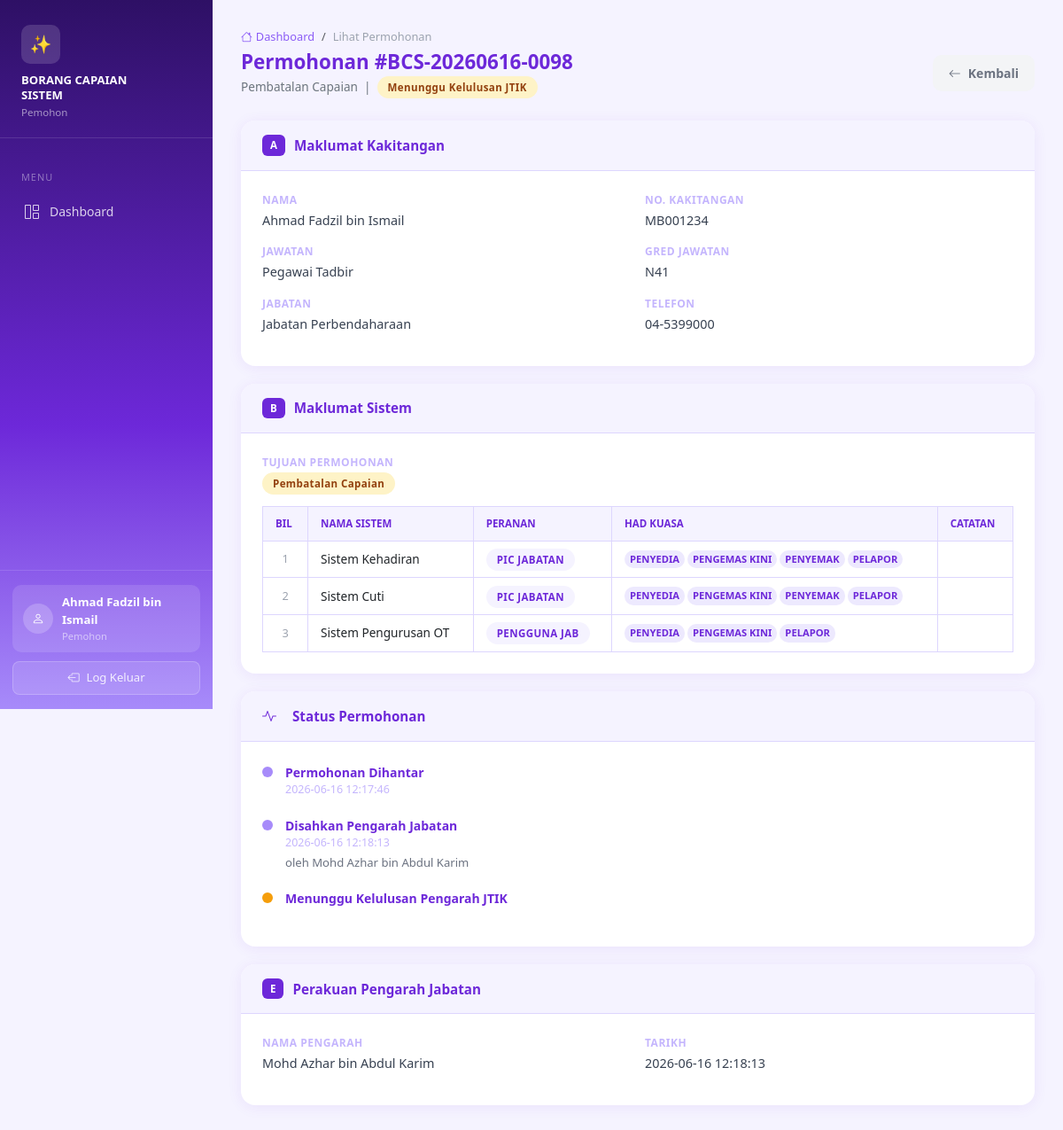
/view_permohonan.php?id=3 (signed in), run on the app's committed database.
### tables this page shows
CREATE TABLE `permohonan` (
    `id`                    INT AUTO_INCREMENT PRIMARY KEY,
    `no_rujukan`            VARCHAR(50) UNIQUE,
    `user_id`               INT NOT NULL,
    `nama`                  VARCHAR(255) NOT NULL,
    `no_kakitangan`         VARCHAR(50) NOT NULL,
    `jawatan`               VARCHAR(255) NOT NULL,
    `gred_jawatan`          VARCHAR(50) NOT NULL,
    `jabatan`               VARCHAR(255) NOT NULL,
    `telefon`               VARCHAR(50) NOT NULL,
    `tujuan`                VARCHAR(50) NOT NULL,
    `status`                VARCHAR(50) NOT NULL DEFAULT 'MENUNGGU_PENGARAH_JAB',
    `tarikh_pemohon`        DATETIME DEFAULT CURRENT_TIMESTAMP,
    `pengarah_jab_id`       INT,
    `nama_pengarah_jab`     VARCHAR(255),
    `tarikh_pengarah_jab`   DATETIME,
    `pengarah_jtik_id`      INT,
    `kelulusan_jtik`        VARCHAR(50),
    `alasan_jtik`           TEXT,
    `tarikh_jtik`           DATETIME,
    `it_pemberi_nama`       VARCHAR(255),
    `it_pemberi_cop`        VARCHAR(255),
    `it_penyemak_nama`      VARCHAR(255),
    `it_penyemak_cop`       VARCHAR(255),
    `tarikh_it`             DATETIME,
    `created_at`            DATETIME DEFAULT CURRENT_TIMESTAMP,
    FOREIGN KEY (`user_id`) REFERENCES `users`(`id`)
);

CREATE TABLE `permohonan_sistem` (
    `id`             INT AUTO_INCREMENT PRIMARY KEY,
    `permohonan_id`  INT NOT NULL,
    `bil`            INT NOT NULL,
    `nama_sistem`    VARCHAR(255) NOT NULL,
    `catatan`        TEXT,
    `peranan_sistem` VARCHAR(50) DEFAULT '',
    `penyedia`       TINYINT(1) DEFAULT 0,
    `pengemaskini`   TINYINT(1) DEFAULT 0,
    `penyemak`       TINYINT(1) DEFAULT 0,
    `pelapor`        TINYINT(1) DEFAULT 0,
    `pengesah`       TINYINT(1) DEFAULT 0,
    `pelulus`        TINYINT(1) DEFAULT 0,
    `penghapus`      TINYINT(1) DEFAULT 0,
    FOREIGN KEY (`permohonan_id`) REFERENCES `permohonan`(`id`)
);

### config.php (called while the page is built, shortened)
<?php
function statusLabel($status) {
    return match($status) {
        'MENUNGGU_PENYEMAK'     => 'Menunggu Penyemak',
        'MENUNGGU_PENGARAH_JAB' => 'Menunggu Pengarah Jabatan',
        'MENUNGGU_JTIK'         => 'Menunggu Kelulusan JTIK',
        'DILULUSKAN'            => 'Diluluskan',
        'TIDAK_DILULUSKAN'      => 'Tidak Diluluskan',
        'AKSES_DIBERIKAN'       => 'Akses Diberikan',
        default                 => $status,
    };
}
function statusClass($status) {
    return match($status) {
        'MENUNGGU_PENYEMAK'     => 'badge-secondary',
        'MENUNGGU_PENGARAH_JAB' => 'badge-warning',
        'MENUNGGU_JTIK'         => 'badge-info',
        'DILULUSKAN'            => 'badge-success',
        'TIDAK_DILULUSKAN'      => 'badge-danger',
        'AKSES_DIBERIKAN'       => 'badge-primary',
        default                 => 'badge-secondary',
    };
}
function fungsiLabel($fungsi) {
    return match($fungsi) {
        'penyedia'     => 'PENYEDIA',
        'pengemaskini' => 'PENGEMAS KINI',
        'penyemak'     => 'PENYEMAK',
        'pelapor'      => 'PELAPOR',
        'pengesah'     => 'PENGESAH',
        'pelulus'      => 'PELULUS',
        'penghapus'    => 'PENGHAPUS',
        default        => strtoupper($fungsi),
    };
}
function tujuanLabel($tujuan) {
    return match($tujuan) {
        'baru'       => 'Permohonan Baru',
        'kemaskini'  => 'Kemaskini Capaian',
        'pembatalan' => 'Pembatalan Capaian',
        default      => $tujuan,
    };
}

### view_permohonan.php (the view, shortened to what this page needs)
<?php
require_once __DIR__ . '/_includes.php';
$id = (int)($_GET['id'] ?? 0);
$db = getDB();
$perm = $db->prepare("SELECT p.*, u.username FROM permohonan p JOIN users u ON p.user_id=u.id WHERE p.id=?");
$perm->execute([$id]);
$r = $perm->fetch();
$sistemList = $db->prepare("SELECT * FROM permohonan_sistem WHERE permohonan_id=? ORDER BY bil");
$sistemList->execute([$id]);
$sistems = $sistemList->fetchAll();
$backUrl = match($_SESSION['role']) {
    'pengarah_jab'=>'dashboard_pengarah_jab.php','pengarah_jtik'=>'dashboard_pengarah_jtik.php','admin_it'=>'dashboard_admin_it.php',default=>'dashboard_pemohon.php'
};
?>
<!DOCTYPE html>
<html lang="ms">
<head>
    <link href="https://cdn.jsdelivr.net/npm/bootstrap@5.3.0/dist/css/bootstrap.min.css" rel="stylesheet">
    <link href="https://cdn.jsdelivr.net/npm/bootstrap-icons@1.11.0/font/bootstrap-icons.css" rel="stylesheet">
</head>
<body>
<div class="main-content">
    <div class="page-header">
        <nav aria-label="breadcrumb"><ol class="breadcrumb">
            <li class="breadcrumb-item"><a href="<?=$backUrl?>"><i class="bi bi-house me-1"></i>Dashboard</a></li>
            <li class="breadcrumb-item active">Lihat Permohonan</li>
        </ol></nav>
        <div style="display:flex;align-items:center;justify-content:space-between;flex-wrap:wrap;gap:10px">
            <div>
                <h4>Permohonan #<?= htmlspecialchars($r['no_rujukan'] ?? $r['id']) ?></h4>
                <p><?= tujuanLabel($r['tujuan']) ?> &nbsp;|&nbsp; <span class="badge-status <?= statusClass($r['status']) ?>"><?= statusLabel($r['status']) ?></span></p>
            </div>
            <a href="<?=$backUrl?>" class="btn-secondary-soft"><i class="bi bi-arrow-left"></i> Kembali</a>
        </div>
    </div>
    <div class="view-card">
        <div class="view-card-header"><span style="background:#6d28d9;color:#fff;font-size:0.72rem;font-weight:700;padding:3px 9px;border-radius:6px">A</span><h6>Maklumat Kakitangan</h6></div>
        <div class="view-card-body">
            <div class="info-row">
                <div class="info-item"><label>Nama</label><div class="val"><?= htmlspecialchars($r['nama']) ?></div></div>
                <div class="info-item"><label>No. Kakitangan</label><div class="val"><?= htmlspecialchars($r['no_kakitangan']) ?></div></div>
                <div class="info-item"><label>Jawatan</label><div class="val"><?= htmlspecialchars($r['jawatan']) ?></div></div>
                <div class="info-item"><label>Gred Jawatan</label><div class="val"><?= htmlspecialchars($r['gred_jawatan']) ?></div></div>
                <div class="info-item"><label>Jabatan</label><div class="val"><?= htmlspecialchars($r['jabatan']) ?></div></div>
                <div class="info-item"><label>Telefon</label><div class="val"><?= htmlspecialchars($r['telefon']) ?></div></div>
            </div>
        </div>
    </div>
    <div class="view-card">
        <div class="view-card-header"><span style="background:#6d28d9;color:#fff;font-size:0.72rem;font-weight:700;padding:3px 9px;border-radius:6px">B</span><h6>Maklumat Sistem</h6></div>
        <div class="view-card-body">
            <div class="info-item mb-3"><label>Tujuan Permohonan</label><div class="val"><span class="badge-status badge-info"><?= tujuanLabel($r['tujuan']) ?></span></div></div>
            <?php if (!empty($sistems)): ?>
            <div style="overflow-x:auto">
            <table class="sistem-table">
                <thead><tr><th>Bil</th><th>Nama Sistem</th><th>Peranan</th><th>Had Kuasa</th><th>Catatan</th></tr></thead>
                <tbody>
                <?php foreach($sistems as $s): ?>
                <tr>
                    <td style="text-align:center;color:#9ca3af;font-size:0.8rem"><?=$s['bil']?></td>
                    <td><?= htmlspecialchars($s['nama_sistem']) ?></td>
                    <td>
                        <?php if (!empty($s['peranan_sistem'])): ?>
                        <?php $pLabel = SENARAI_PERANAN[$s['peranan_sistem']] ?? strtoupper($s['peranan_sistem']); ?>
                        <span class="badge-status badge-primary"><?= htmlspecialchars($pLabel) ?></span>
                        <?php else: ?>
                        <span style="color:#d1d5db;font-size:0.8rem">—</span>
                        <?php endif; ?>
                    </td>
                    <td>
                        <div style="display:flex;flex-wrap:wrap;gap:3px">
                        <?php $anyHk = false; foreach(SENARAI_FUNGSI as $f): if ($s[$f] ?? 0): $anyHk = true; ?>
                        <span style="display:inline-block;font-size:0.7rem;padding:2px 6px;border-radius:10px;background:#ede9fe;color:#6d28d9;font-weight:600"><?= fungsiLabel($f) ?></span>
                        <?php endif; endforeach; ?>
                        </div>
                    </td>
                    <td style="color:#6b7280;font-size:0.82rem"><?= htmlspecialchars($s['catatan'] ?? '-') ?></td>
                </tr>
                <?php endforeach; ?>
                </tbody>
            </table>
            </div>
            <?php else: ?>
            <p style="color:#9ca3af;font-size:0.85rem"><i class="bi bi-info-circle me-1"></i>Tiada sistem dipilih (permohonan pembatalan).</p>
            <?php endif; ?>
        </div>
    </div>
    <div class="view-card">
        <div class="view-card-header"><i class="bi bi-activity me-2" style="color:#6d28d9"></i><h6>Status Permohonan</h6></div>
        <div class="view-card-body">
            <ul class="timeline">
                <li><div class="tl-dot done"></div><div class="tl-content"><div class="tl-title">Permohonan Dihantar</div><div class="tl-date"><?=$r['created_at']?></div></div></li>
                <?php if ($r['tarikh_pengarah_jab']): ?>
                <li><div class="tl-dot done"></div><div class="tl-content"><div class="tl-title">Disahkan Pengarah Jabatan</div><div class="tl-date"><?=$r['tarikh_pengarah_jab']?></div><?php if($r['nama_pengarah_jab']): ?><div class="tl-note">oleh <?= htmlspecialchars($r['nama_pengarah_jab']) ?></div><?php endif; ?></div></li>
                <?php elseif(in_array($r['status'],['MENUNGGU_PENGARAH_JAB'])): ?>
                <li><div class="tl-dot active"></div><div class="tl-content"><div class="tl-title">Menunggu Pengesahan Pengarah Jabatan</div></div></li>
                <?php endif; ?>
                <?php if ($r['tarikh_jtik']): ?>
                <li><div class="tl-dot <?=$r['kelulusan_jtik']==='DILULUSKAN'?'done':'tl-dot-danger'?>"></div>
                    <div class="tl-content">
                        <div class="tl-title"><?=$r['kelulusan_jtik']==='DILULUSKAN'?'Diluluskan Pengarah JTIK':'Tidak Diluluskan'?></div>
                        <div class="tl-date"><?=$r['tarikh_jtik']?></div>
                        <?php if($r['alasan_jtik']): ?><div class="tl-note">Alasan: <?= htmlspecialchars($r['alasan_jtik']) ?></div><?php endif; ?>
                    </div>
                </li>
                <?php elseif($r['status']==='MENUNGGU_JTIK'): ?>
                <li><div class="tl-dot active"></div><div class="tl-content"><div class="tl-title">Menunggu Kelulusan Pengarah JTIK</div></div></li>
                <?php endif; ?>
            </ul>
        </div>
    </div>
    <?php if ($r['tarikh_pengarah_jab']): ?>
    <div class="view-card">
        <div class="view-card-header"><span style="background:#6d28d9;color:#fff;font-size:0.72rem;font-weight:700;padding:3px 9px;border-radius:6px">E</span><h6>Perakuan Pengarah Jabatan</h6></div>
        <div class="view-card-body">
            <div class="info-row">
                <div class="info-item"><label>Nama Pengarah</label><div class="val"><?= htmlspecialchars($r['nama_pengarah_jab']) ?></div></div>
                <div class="info-item"><label>Tarikh</label><div class="val"><?= $r['tarikh_pengarah_jab'] ?></div></div>
            </div>
        </div>
    </div>
    <?php endif; ?>
</div>
</body></html>

### _includes.php (style rules this page uses)
* { box-sizing: border-box; }
body { font-family: 'Segoe UI', sans-serif; background: #f5f3ff; min-height: 100vh; margin: 0; }
.main-content { margin-left: 240px; padding: 32px; min-height: 100vh; }
.page-header { margin-bottom: 28px; }
.page-header h4 { font-size: 1.4rem; font-weight: 700; color: #6d28d9; margin-bottom: 4px; }
.page-header p { color: #6c757d; font-size: 0.85rem; margin: 0; }
.page-header .breadcrumb { font-size: 0.8rem; margin-bottom: 6px; }
.page-header .breadcrumb-item a { color: #8b5cf6; text-decoration: none; font-weight: 500; }
.page-header .breadcrumb-item.active { color: #9ca3af; }
.badge-status { padding: 5px 12px; border-radius: 20px; font-size: 0.72rem; font-weight: 700; letter-spacing: 0.4px; white-space: nowrap; }
.badge-info { background: #fef3c7; color: #92400e; }
.badge-primary { background: #f5f3ff; color: #6d28d9; }
.btn-secondary-soft { display: inline-flex; align-items: center; gap: 8px; background: #f3f4f6; color: #6b7280; border: none; border-radius: 10px; padding: 10px 18px; font-size: 0.875rem; font-weight: 600; text-decoration: none; cursor: pointer; transition: background 0.15s; }
.view-card { background: #fff; border-radius: 16px; box-shadow: 0 2px 16px rgba(109,40,217,0.08); margin-bottom: 20px; overflow: hidden; }
.view-card-header { padding: 16px 24px; background: #f5f3ff; border-bottom: 1px solid #ddd6fe; display: flex; align-items: center; gap: 10px; }
.view-card-header h6 { font-size: 0.95rem; font-weight: 700; color: #6d28d9; margin: 0; }
.view-card-body { padding: 24px; }
.info-row { display: grid; grid-template-columns: 1fr 1fr; gap: 16px; margin-bottom: 12px; }
.info-item label { font-size: 0.75rem; font-weight: 600; text-transform: uppercase; letter-spacing: 0.5px; color: #c4b5fd; display: block; margin-bottom: 3px; }
.info-item .val { font-size: 0.9rem; color: #374151; font-weight: 500; }
.timeline { list-style: none; padding: 0; margin: 0; }
.timeline li { display: flex; gap: 14px; margin-bottom: 20px; }
.tl-dot { width: 12px; height: 12px; border-radius: 50%; flex-shrink: 0; margin-top: 4px; }
.tl-dot.done { background: #a78bfa; }
.tl-dot.active { background: #f59e0b; }
.tl-content .tl-title { font-size: 0.875rem; font-weight: 600; color: #6d28d9; }
.tl-content .tl-date { font-size: 0.78rem; color: #c4b5fd; }
.tl-content .tl-note { font-size: 0.82rem; color: #6b7280; margin-top: 3px; }
.sistem-table { width: 100%; border-collapse: collapse; font-size: 0.85rem; }
.sistem-table th, .sistem-table td { padding: 10px 14px; border: 1px solid #ddd6fe; }
.sistem-table thead th { background: #f5f3ff; color: #6d28d9; font-weight: 700; font-size: 0.72rem; text-transform: uppercase; }

### data on the page
permohonan: no_rujukan "BCS-20260616-0098", tujuan "Pembatalan Capaian", status "Menunggu Kelulusan JTIK", nama "Ahmad Fadzil bin Ismail", no_kakitangan "MB001234", jawatan "Pegawai Tadbir", gred_jawatan "N41", jabatan "Jabatan Perbendaharaan", telefon "04-5399000", created_at "2026-06-16 12:17:46", tarikh_pengarah_jab "2026-06-16 12:18:13", nama_pengarah_jab "Mohd Azhar bin Abdul Karim"
permohonan_sistem: bil "1", nama_sistem "Sistem Kehadiran", peranan_sistem "PIC JABATAN", f "PENYEDIA", f "PENGEMAS KINI", f "PENYEMAK", f "PELAPOR"
permohonan_sistem: bil "2", nama_sistem "Sistem Cuti", peranan_sistem "PIC JABATAN", f "PENYEDIA", f "PENGEMAS KINI", f "PENYEMAK", f "PELAPOR"
permohonan_sistem: bil "3", nama_sistem "Sistem Pengurusan OT", peranan_sistem "PENGGUNA JAB", f "PENYEDIA", f "PENGEMAS KINI", f "PELAPOR"

### other printed values
$roleLabel "Pemohon"
$item['label'] "Dashboard"
$username "Ahmad Fadzil bin Ismail"
